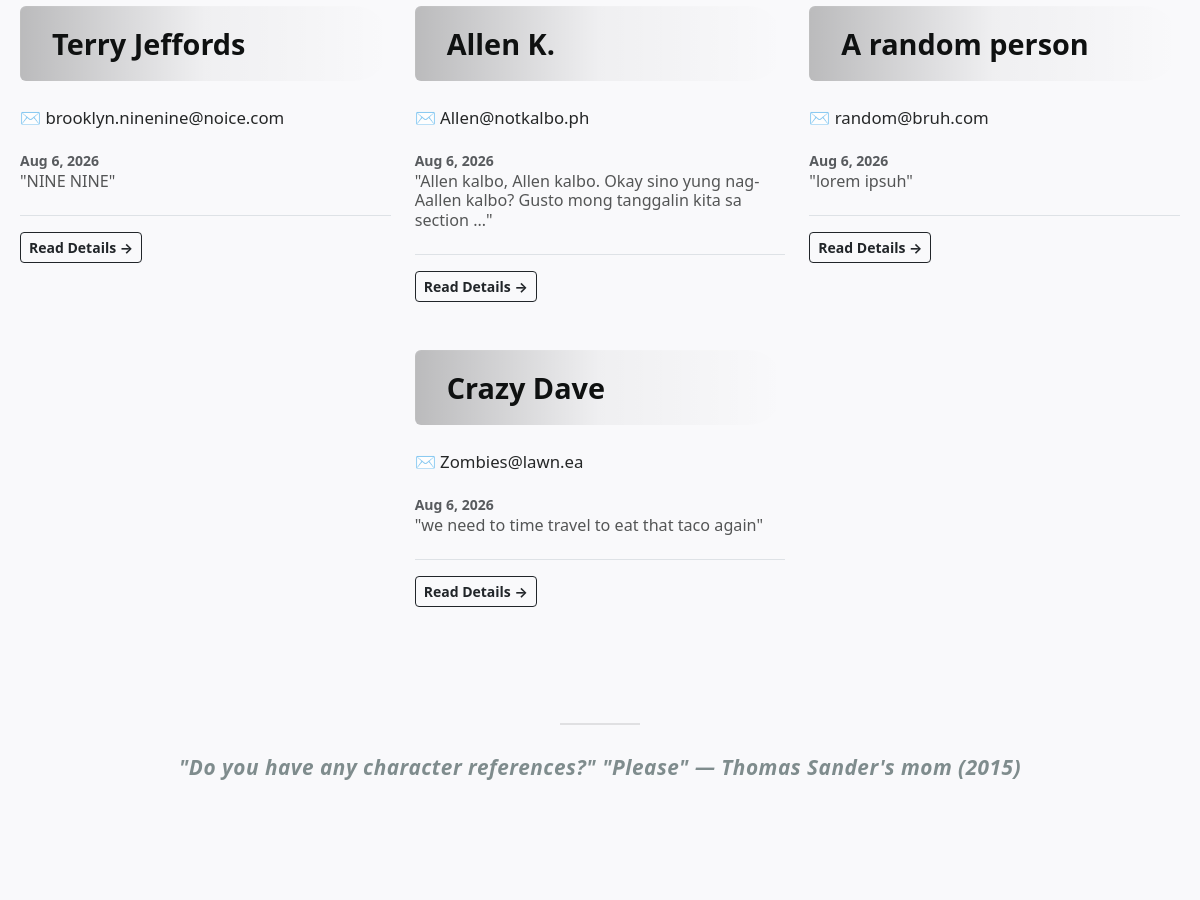
The app's page /testimonies/ (signed in, middle part), older data.
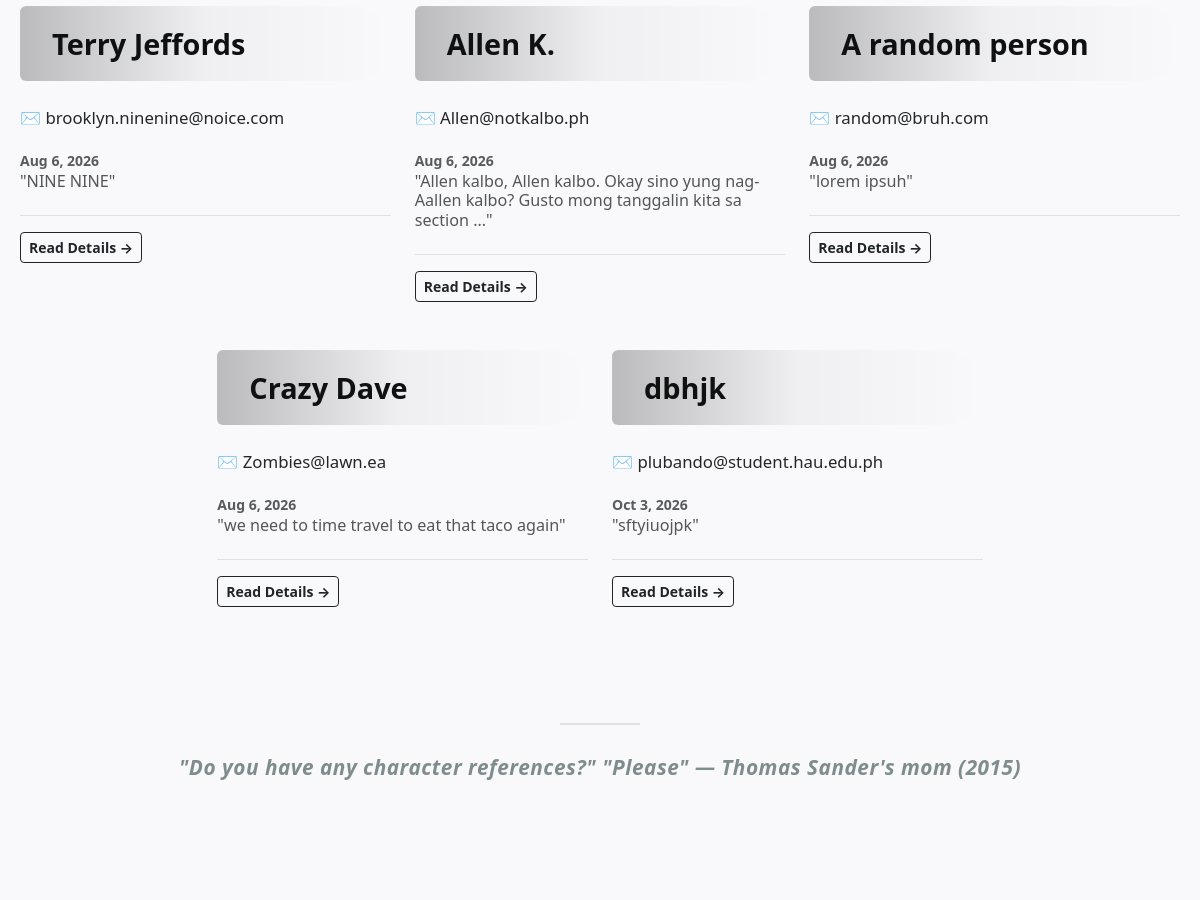
The same page, newer data.
### portDATA/models.py (models this page shows, shortened)
class TestimonialDATA(models.Model):
    full_name = models.CharField(max_length=100)
    email = models.EmailField()
    content = models.TextField()
    created_at = models.DateTimeField(auto_now_add=True)

### portDATA/views.py (the view)
# urls.py: path('testimonies/', views.TestimonialDATAListView.as_view(), name='testimony'),
class TestimonialDATAListView(ListView):
    model = TestimonialDATA
    template_name = 'testimony.html'
    context_object_name = 'testimonies'
    def get_context_data(self, **kwargs):
        context = super().get_context_data(**kwargs)
        context['testimony_form'] = TestimonialDATAForm()
        return context

### templates/testimony.html (shortened to what this page needs)
{% extends 'base.html' %}
{% block content %}
<main class="centered-content-wrapper works-main-stage">
    <div class="row g-4 justify-content-center">
        {% for testimony in testimonies %}
            <div class="col-lg-4 col-md-6 col-12 mb-4 d-flex">
                <div class="project-card-column w-100">
                    <div>
                        <div class="work-capsule-label-wrapper">
                            <div class="work-capsule-title">{{ testimony.full_name }}</div>
                        </div>
                        <div class="project-meta-details mt-3">
                            <p class="project-sub-text">✉ {{ testimony.email }}</p>
                            <small class="text-muted fw-semibold">{{ testimony.created_at|date:"M j, Y" }}</small>
                            <p class="project-sub-sub-text">"{{ testimony.content|truncatewords:15 }}"</p>
                        </div>
                    </div>
                    <div class="mt-4 pt-3 border-top">
                        <a href="{% url 'testimonialDATA_detail' testimony.id %}" class="btn btn-sm btn-outline-dark fw-bold">
                            Read Details →
                        </a>
                    </div>
                </div>
            </div>
        {% empty %}
            <div class="col-12 text-center text-muted py-5 fs-5">
                No testimonies available yet. Click <strong>+ Add Testimonial</strong> to submit the first one!
            </div>
        {% endfor %}
    </div>
    <br><br><br>
    <div class="row context-banner-row">
        <div class="col-12 text-center">
            <div class="context-divider-line"></div>
            <h3 class="context-heading-text">"Do you have any character references?" "Please" — Thomas Sander's mom (2015)</h3>
        </div>
    </div>
</main>
{% endblock %}

Row changes from the older to the newer data that the page shows:
added TestimonialDATA: full_name "dbhjk", email "plubando@student.hau.edu.ph", created_at "Oct 3, 2026", content "sftyiuojpk"
